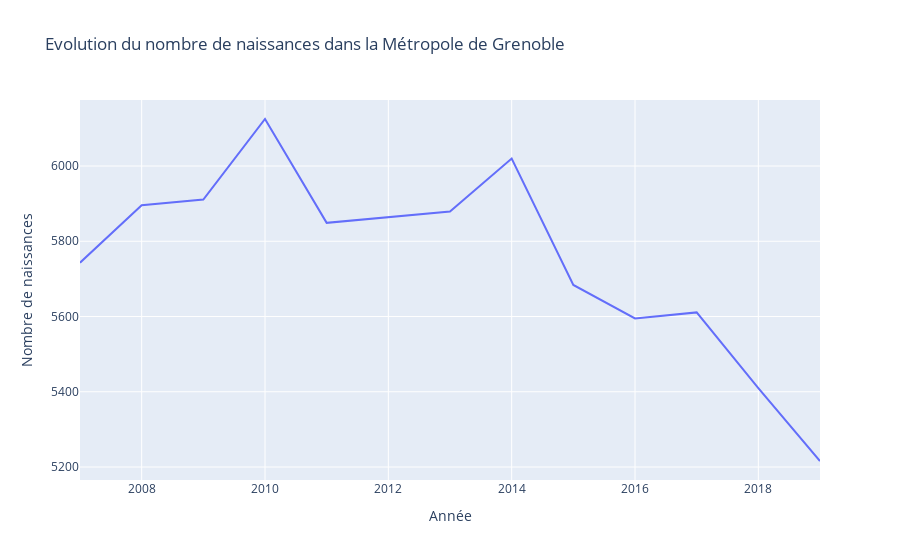

Notebook source saved alongside this figure:
### Code cell
fig = px.line(data_pop_tot_com, x="annee", y="nombre_naissances",
             title="Evolution du nombre de naissances dans la Métropole de Grenoble",
             labels={"annee":"Année","nombre_naissances":"Nombre de naissances"}
             ) 
fig.show()

### Figure 1 — Plotly figure (JSON) as saved in the notebook; plotly's stock layout.template omitted (floating-point values rounded to 4 significant figures)
{"data": [{"hovertemplate": "Année=%{x}<br>Nombre de naissances=%{y}<extra></extra>", "legendgroup": "", "line": {"color": "#636efa", "dash": "solid"}, "marker": {"symbol": "circle"}, "mode": "lines", "name": "", "orientation": "v", "showlegend": false, "type": "scatter", "x": [2007, 2008, 2009, 2010, 2011, 2012, 2013, 2014, 2015, 2016, 2017, 2018, 2019], "xaxis": "x", "y": [5743, 5896, 5911, 6125, 5849, 5864, 5879, 6020, 5684, 5595, 5611, 5410, 5216], "yaxis": "y"}], "layout": {"legend": {"tracegroupgap": 0}, "title": {"text": "Evolution du nombre de naissances dans la Métropole de Grenoble"}, "xaxis": {"anchor": "y", "domain": [0, 1], "title": {"text": "Année"}}, "yaxis": {"anchor": "x", "domain": [0, 1], "title": {"text": "Nombre de naissances"}}}}
